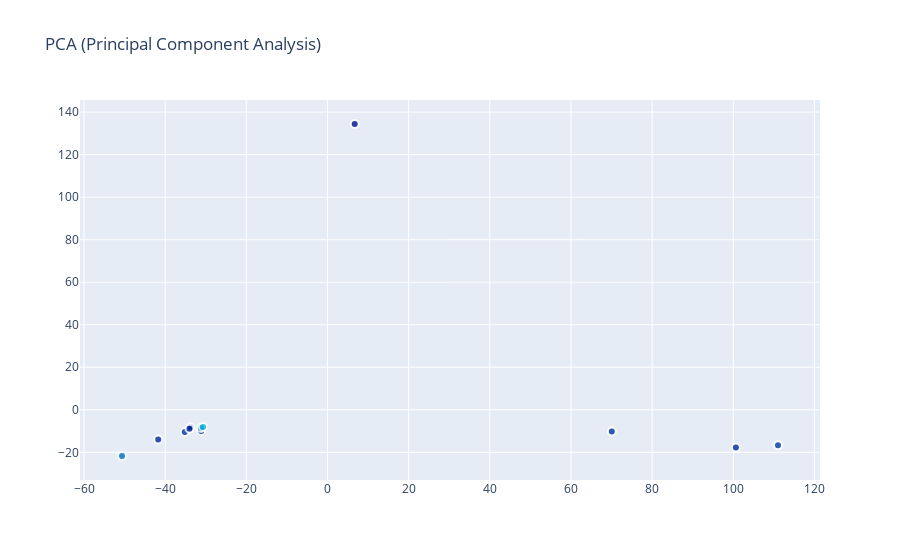

Here is the notebook cell this chart was saved with:
### Code cell
trace0 = go.Scatter(
    x = X_5d[:,0],
    y = X_5d[:,1],
    name = "Target",
    hoverinfo = 'all',
    mode = 'markers',
#     text = Target.unique(),
    showlegend = False,
    marker = dict(
        size = 8,
        color = Target,
        colorscale ='Jet',
        showscale = False,
        line = dict(
            width = 2,
            color = 'rgb(255, 255, 255)'
        ),
        opacity = 0.8
    )
)
data = [trace0]

layout = dict(title = 'PCA (Principal Component Analysis)',
              hovermode= 'closest',
              yaxis = dict(zeroline = False),
              xaxis = dict(zeroline = False),
              showlegend= True
             )

fig = dict(data=data, layout=layout)
py.iplot(fig, filename='styled-scatter')

### Figure 1 — Plotly figure (JSON) as saved in the notebook; plotly's stock layout.template omitted (floating-point values rounded to 4 significant figures; data arrays with more than 128 entries replaced by an {"elided": "..."} marker saying what was removed)
{"data": [{"hoverinfo": "all", "marker": {"color": {"elided": "9123 float values"}, "colorscale": [[0, "rgb(0,0,131)"], [0.2, "rgb(0,60,170)"], [0.4, "rgb(5,255,255)"], [0.6, "rgb(255,255,0)"], [0.8, "rgb(250,0,0)"], [1, "rgb(128,0,0)"]], "line": {"color": "rgb(255, 255, 255)", "width": 2}, "opacity": 0.8, "showscale": false, "size": 8}, "mode": "markers", "name": "Target", "showlegend": false, "type": "scatter", "x": [-50.65, -35.18, -33.77, -34.02, 6.699, 70.06, 100.6, 111.0, -41.73, -31.15, -31.23, -30.69], "y": [-21.73, -10.41, -8.206, -8.881, 134.4, -10.18, -17.78, -16.68, -14.0, -9.933, -8.528, -8.077]}], "layout": {"hovermode": "closest", "showlegend": true, "title": {"text": "PCA (Principal Component Analysis)"}, "xaxis": {"zeroline": false}, "yaxis": {"zeroline": false}}}
